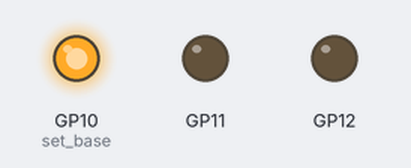
The program below on a simulated Raspberry Pi Pico running MicroPython. Parts: output pins drawn as LEDs (lit = HIGH).

Above: at 1.0 s.
At 3.1 s:
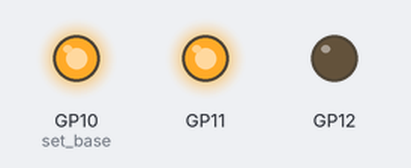
At 5.2 s:
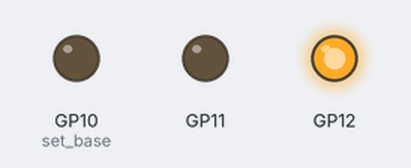
At 7.3 s:
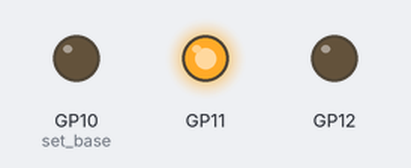
Timing chart, 0 to 10.9 s (numbered marks = the images above):
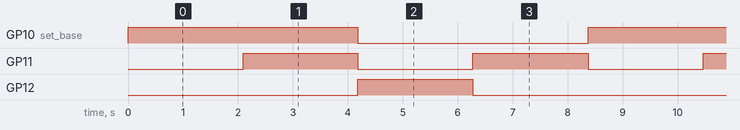

The program:

5_4_1_FSM_Ampelsequenz.py
```python
"""
Statemachine zur Schaltung der Ampelsequenz
"""

from machine import Pin
from utime import sleep_ms
from rp2 import PIO, asm_pio, StateMachine


@asm_pio(set_init=(PIO.OUT_LOW, PIO.OUT_LOW, PIO.OUT_LOW))
def ampel():
    label('start')  # Sequenz-Start
    set(pins, 0b00001)  # Rotphase

    set(x, 10)  # Warteschleife Rotphase
    label("loop_R_1")
    set(y, 10)
    label("loop_R_2")
    nop()[31]
    jmp(y_dec, "loop_R_2")
    jmp(x_dec, "loop_R_1")

    set(pins, 0b00011)  # Rot-Gelb Plase

    set(x, 10)  # Warteschleife Rot-Gelb Phase
    label("loop_RG_1")
    set(y, 10)
    label("loop_RG_2")
    nop()[31]
    jmp(y_dec, "loop_RG_2")
    jmp(x_dec, "loop_RG_1")

    set(pins, 0b00100)  # Grünphase

    set(x, 10)  # Warteschleife Grünphase
    label("loop_GR_1")
    set(y, 10)
    label("loop_GR_2")
    nop()[31]
    jmp(y_dec, "loop_GR_2")
    jmp(x_dec, "loop_GR_1")

    set(pins, 0b00010)  # Gelbphase

    set(x, 10)  # Warteschleife Gelbphase
    label("loop_GE_1")
    set(y, 10)
    label("loop_GE_2")
    nop()[31]
    jmp(y_dec, "loop_GE_2")
    jmp(x_dec, "loop_GE_1")

    jmp('start')


sm = StateMachine(0, ampel, freq=1920, set_base=Pin(10))

sm.active(1)
```

Measured:
- by itself, GP10 (set_base): alternates HIGH for 4.2 s and LOW for 4.2 s
- by itself, GP11: alternates HIGH for 2.1 s and LOW for 2.1 s
- by itself, GP12: alternates HIGH for 2.1 s and LOW for 6.3 s
